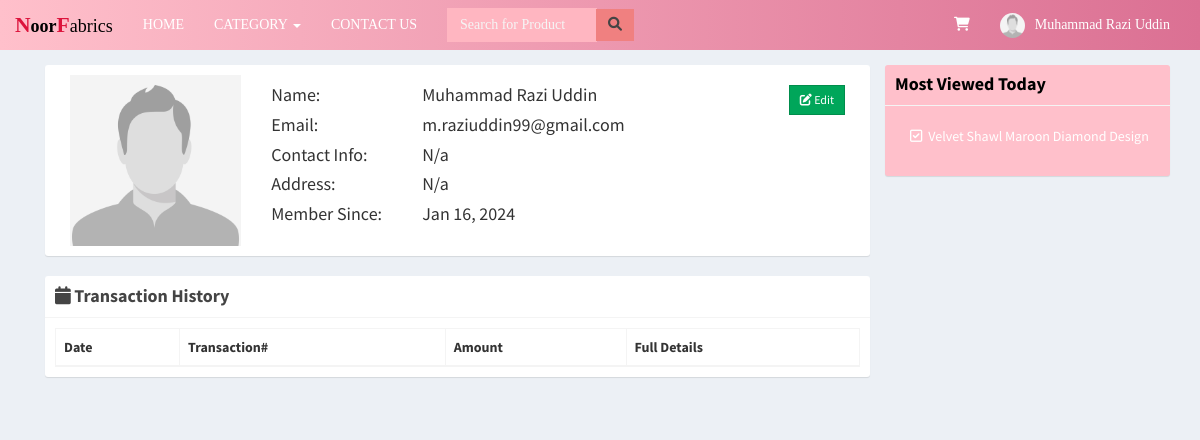
Screenshot of /profile.php (signed in) with the database file from the repository.
### tables this page shows
CREATE TABLE `users` (
  `id` int(11) NOT NULL,
  `email` varchar(200) NOT NULL,
  `password` varchar(60) NOT NULL,
  `type` int(1) NOT NULL,
  `firstname` varchar(50) NOT NULL,
  `lastname` varchar(50) NOT NULL,
  `address` text NOT NULL,
  `contact_info` varchar(100) NOT NULL,
  `photo` varchar(200) NOT NULL,
  `status` int(1) NOT NULL,
  `activate_code` varchar(15) NOT NULL,
  `reset_code` varchar(15) NOT NULL,
  `created_on` date NOT NULL
);

CREATE TABLE `products` (
  `id` int(11) NOT NULL,
  `category_id` int(11) NOT NULL,
  `name` text NOT NULL,
  `description` text NOT NULL,
  `slug` varchar(200) NOT NULL,
  `price` double NOT NULL,
  `photo` varchar(200) NOT NULL,
  `date_view` date NOT NULL,
  `counter` int(11) NOT NULL,
  `color` varchar(50) DEFAULT 'navy blue'
);

### includes/session.php (called while the page is built, shortened)
<?php
include 'includes/conn.php';
if (isset($_SESSION['user'])) {
    $conn = $pdo->open();
    try {
        $stmt = $conn->prepare("SELECT * FROM users WHERE id=:id");
        $stmt->execute(['id' => $_SESSION['user']]);
        $user = $stmt->fetch();
    } catch (PDOException $e) {
        echo "There is some problem in connection: " . $e->getMessage();
    }
}
?>

### profile.php (the view, shortened to what this page needs)
<?php include 'includes/session.php'; ?>
<?php include 'includes/header.php'; ?>
<body class="hold-transition skin-blue layout-top-nav">
<div class="wrapper">
	<?php include 'includes/navbar.php'; ?>
	  <div class="content-wrapper">
	    <div class="container">
	      <section class="content">
	        <div class="row">
	        	<div class="col-sm-9">
	        		<div class="box box-solid">
	        			<div class="box-body">
	        				<div class="col-sm-3">
	        					<img src="<?php echo (!empty($user['photo'])) ? 'images/'.$user['photo'] : 'images/profile.jpg'; ?>" width="100%">
	        				</div>
	        				<div class="col-sm-9">
	        					<div class="row">
	        						<div class="col-sm-3">
	        							<h4>Name:</h4>
	        							<h4>Email:</h4>
	        							<h4>Contact Info:</h4>
	        							<h4>Address:</h4>
	        							<h4>Member Since:</h4>
	        						</div>
	        						<div class="col-sm-9">
	        							<h4><?php echo $user['firstname'].' '.$user['lastname']; ?>
	        								<span class="pull-right">
	        									<a href="#edit" class="btn btn-success btn-flat btn-sm" data-toggle="modal"><i class="fa fa-edit"></i> Edit</a>
	        								</span>
	        							</h4>
	        							<h4><?php echo $user['email']; ?></h4>
	        							<h4><?php echo (!empty($user['contact_info'])) ? $user['contact_info'] : 'N/a'; ?></h4>
	        							<h4><?php echo (!empty($user['address'])) ? $user['address'] : 'N/a'; ?></h4>
	        							<h4><?php echo date('M d, Y', strtotime($user['created_on'])); ?></h4>
	        						</div>
	        					</div>
	        				</div>
	        			</div>
	        		</div>
	        		<div class="box box-solid">
	        			<div class="box-header with-border">
	        				<h4 class="box-title"><i class="fa fa-calendar"></i> <b>Transaction History</b></h4>
	        			</div>
	        			<div class="box-body">
	        				<table class="table table-bordered" id="example1">
	        					<thead>
	        						<th>Date</th>
	        						<th>Transaction#</th>
	        						<th>Amount</th>
	        						<th>Full Details</th>
	        					</thead>
	        				</table>
	        			</div>
	        		</div>
	        	</div>
	        	<div class="col-sm-3">
	        		<?php include 'includes/sidebar.php'; ?>
	        	</div>
	        </div>
	      </section>
	    </div>
	  </div>
  	<?php include 'includes/footer.php'; ?>
</div>
</body>
</html>

### includes/navbar.php (shortened to what this page needs)
<header class="main-header">
  <nav class="navbar navbar-static-top">
    <div class="container-fluid">
      <div class="navbar-header">
        <a href="index.php" class="navbar-brand"><b><span style="color:crimson ; font-weight: bolder; font-size:larger">N</span>oor</b><span style="color:crimson; font-weight: bolder; font-size:larger">F</span>abrics</a>
      </div>
      <div class="collapse navbar-collapse pull-left" id="navbar-collapse">
        <ul class="nav navbar-nav">
          <li><a href="index.php">HOME</a></li>
          <li class="dropdown">
            <a href="#" class="dropdown-toggle" data-toggle="dropdown">CATEGORY <span class="caret"></span></a>
          </li>
          <li><a href="contact.php">CONTACT US</a></li>
        </ul>
        <form method="POST" class="navbar-form navbar-left" action="search.php">
          <div class="input-group">
            <input type="text" class="form-control" id="navbar-search-input" name="keyword" placeholder="Search for Product" required style="background-color:lightpink;">
            <div class="input-group-btn">
              <button type="submit" class="btn btn-default btn-flat" style="background-color:lightcoral; border:none;"><i class="fa fa-search"></i></button>
            </div>
          </div>
        </form>
      </div>
      <div class="navbar-custom-menu">
        <ul class="nav navbar-nav">
          <li class="dropdown messages-menu">
            <a href="#" class="dropdown-toggle" data-toggle="dropdown">
              <i class="fa fa-shopping-cart"></i>
            </a>
          </li>
          <?php
          if (isset($_SESSION['user'])) {
            $image = (!empty($user['photo'])) ? 'images/' . $user['photo'] : 'images/profile.jpg';
            echo '
                <li class="dropdown user user-menu">
                  <a href="#" class="dropdown-toggle" data-toggle="dropdown">
                    <img src="' . $image . '" class="user-image" alt="User Image">
                    <span class="hidden-xs">' . $user['firstname'] . ' ' . $user['lastname'] . '</span>
                  </a>
                  <ul class="dropdown-menu">
                    <li class="user-header">
                      <img src="' . $image . '" class="img-circle" alt="User Image">
                      <p>
                        ' . $user['firstname'] . ' ' . $user['lastname'] . '
                        <small>Member since ' . date('M. Y', strtotime($user['created_on'])) . '</small>
                      </p>
                    </li>
                    <li class="user-footer">
                      <div class="pull-left">
                        <a href="profile.php" class="btn btn-default btn-flat">Profile</a>
                      </div>
                      <div class="pull-right">
                        <a href="logout.php" class="btn btn-default btn-flat">Sign out</a>
                      </div>
                    </li>
                  </ul>
                </li>
              ';
          }
          ?>
        </ul>
      </div>
    </div>
  </nav>
</header>

### includes/sidebar.php (shortened to what this page needs)
<div class="row">
	<div class="box box-solid" style="background-color:pink; color:white;">
	  	<div class="box-header with-border">
	    	<h3 class="box-title"  style="color:Black;"><b>Most Viewed Today</b></h3>
	  	</div>
	  	<div class="box-body">
	  		<ul id="trending">
	  		<?php
	  			$now = date('Y-m-d');
	  			$conn = $pdo->open();
	  			$stmt = $conn->prepare("SELECT * FROM products WHERE date_view=:now ORDER BY counter DESC LIMIT 10");
	  			$stmt->execute(['now'=>$now]);
	  			foreach($stmt as $row){
	  				echo "<li><a href='product.php?product=".$row['slug']."'  style='color:white;'>".$row['name']."</a></li>";
	  			}
	  		?>
	  	</div>
	</div>
</div>

### includes/header.php (style rules this page uses)
@media (min-width: 768px) { #navbar-search-input { width: 60px; } }
@media (min-width: 992px) { #navbar-search-input { width: 150px; } }
#trending { list-style: none; padding:10px 5px 10px 15px; }
#trending li { padding-left: 1.3em; }
#trending li:before { content: "\f046"; font-family: FontAwesome; display: inline-block; margin-left: -1.3em; width: 1.3em; }

### includes/navbar.php (style rules this page uses)
.navbar { background-color: palevioletred; background-image: linear-gradient(to right, Pink , palevioletred); font-family: 'Times New Roman', Times, serif; }
.navbar-brand { color: black !important; font-size: large !important; }
::placeholder { color: whitesmoke !important; }

### rows the page displays
users: firstname "Muhammad Razi", lastname "Uddin", email "m.raziuddin99@gmail.com", created_on "Jan 16, 2024"
products: name "Velvet Shawl Maroon Diamond Design"
